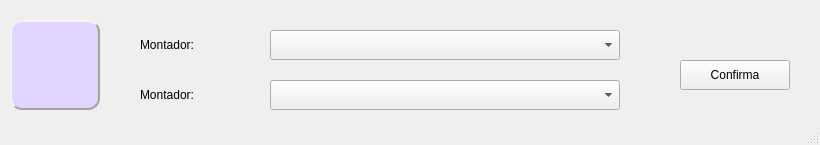
<?xml version="1.0" encoding="UTF-8"?>
<ui version="4.0">
 <class>MainWindow</class>
 <widget class="QMainWindow" name="MainWindow">
  <property name="geometry">
   <rect>
    <x>0</x>
    <y>0</y>
    <width>820</width>
    <height>145</height>
   </rect>
  </property>
  <property name="windowTitle">
   <string>MainWindow</string>
  </property>
  <widget class="QWidget" name="centralwidget">
   <widget class="QComboBox" name="cb_montador">
    <property name="geometry">
     <rect>
      <x>270</x>
      <y>30</y>
      <width>350</width>
      <height>30</height>
     </rect>
    </property>
   </widget>
   <widget class="QComboBox" name="cb_montador1">
    <property name="geometry">
     <rect>
      <x>270</x>
      <y>80</y>
      <width>350</width>
      <height>30</height>
     </rect>
    </property>
   </widget>
   <widget class="QLabel" name="label">
    <property name="geometry">
     <rect>
      <x>140</x>
      <y>30</y>
      <width>120</width>
      <height>30</height>
     </rect>
    </property>
    <property name="text">
     <string>Montador:</string>
    </property>
   </widget>
   <widget class="QLabel" name="label_2">
    <property name="geometry">
     <rect>
      <x>140</x>
      <y>80</y>
      <width>120</width>
      <height>30</height>
     </rect>
    </property>
    <property name="text">
     <string>Montador:</string>
    </property>
   </widget>
   <widget class="QLabel" name="empresa">
    <property name="geometry">
     <rect>
      <x>10</x>
      <y>20</y>
      <width>90</width>
      <height>90</height>
     </rect>
    </property>
    <property name="styleSheet">
     <string notr="true">font: 81 10pt &quot;Rockwell Extra Bold&quot;;

background-color: rgb(223, 213, 255);

border-color: rgb(162, 162, 162);

border-style: Outset;
border-width: 2px;
border-radius: 12px;</string>
    </property>
    <property name="text">
     <string/>
    </property>
    <property name="pixmap">
     <pixmap>CADASTRO.png</pixmap>
    </property>
    <property name="scaledContents">
     <bool>true</bool>
    </property>
   </widget>
   <widget class="QPushButton" name="pb_confirma">
    <property name="geometry">
     <rect>
      <x>680</x>
      <y>60</y>
      <width>110</width>
      <height>30</height>
     </rect>
    </property>
    <property name="text">
     <string>Confirma</string>
    </property>
   </widget>
  </widget>
  <widget class="QStatusBar" name="statusbar"/>
 </widget>
 <resources/>
 <connections/>
</ui>
